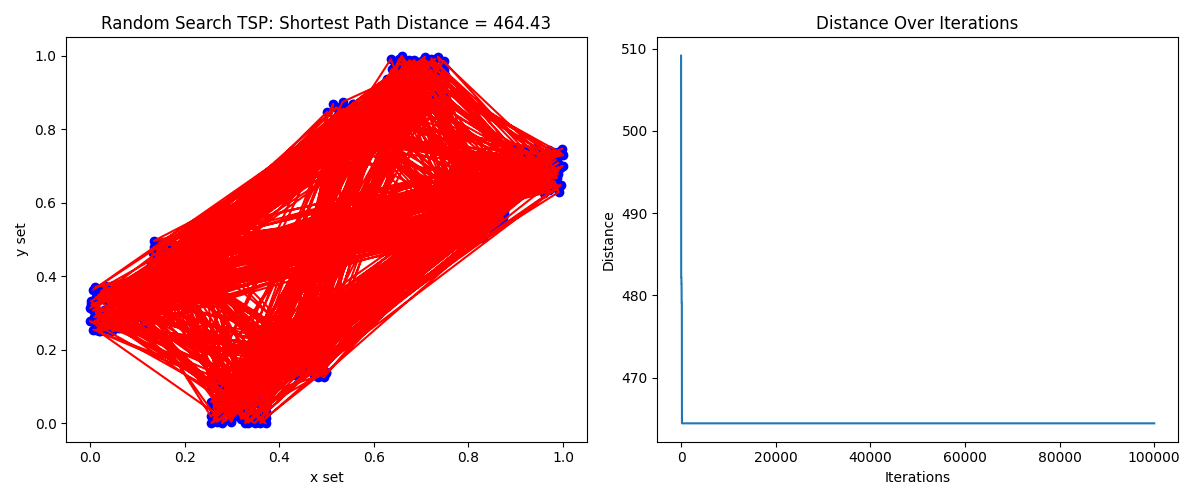

Write Python code to recreate this figure.
import matplotlib.pyplot as plt
import random
import numpy as np
from matplotlib.animation import FuncAnimation

# TSP problem : finding the shortest path to visit all the cities exactly once
# Random Search

# Input Data (1000 Coordinate Points and display it with matplotlib)

x_set = []
y_set = []

with open('tsp.txt', 'r') as file:
    for line in file:
        x, y = map(float, line.strip().split(','))
        x_set.append(x)
        y_set.append(y)


def distance(x1, y1, x2, y2):
    return ((x1 - x2)**2 + (y1 - y2)**2) ** 0.5

def total_distance(order, x_set, y_set):
    dist = 0
    for i in range(len(order) - 1):
        dist += distance(x_set[order[i]], y_set[order[i]], x_set[order[i+1]], y_set[order[i+1]])

    # connect the last city to the first city
    dist += distance(x_set[order[-1]], y_set[order[-1]], x_set[order[0]], y_set[order[0]])

    return dist



def rs_tsp(x_set, y_set, iterations = 100000):
    best_order = list(range(len(x_set))) # shortest order to visit the cities
    best_distance = total_distance(best_order, x_set, y_set)
    distance_over_time = [best_distance]

    for _ in range(iterations):
        random_order = best_order.copy()
        random.shuffle(random_order)
        current_distance = total_distance(random_order, x_set, y_set)

        if current_distance < best_distance:
            best_distance = current_distance
            best_order = random_order
        
        distance_over_time.append(best_distance)

    return best_order, best_distance, distance_over_time

best_order, best_distance, distance_over_time = rs_tsp(x_set, y_set)


# Plotting the cities and the path
plt.figure(figsize=(12, 5))
plt.subplot(1, 2, 1)
plt.scatter(x_set, y_set, color='blue')
plt.plot([x_set[i] for i in best_order] + [x_set[best_order[0]]], 
         [y_set[i] for i in best_order] + [y_set[best_order[0]]], color='red')
plt.title(f"Random Search TSP: Shortest Path Distance = {best_distance:.2f}")
plt.xlabel('x set')
plt.ylabel('y set')

# Plotting the distance over iterations
plt.subplot(1, 2, 2)
plt.plot(distance_over_time)
plt.title("Distance Over Iterations")
plt.xlabel("Iterations")
plt.ylabel("Distance")

plt.tight_layout()
plt.show()

# # Create the figure and axis
# fig, ax = plt.subplots(figsize=(10, 6))
# ax.scatter(x_set, y_set, color='blue')
# line, = ax.plot([], [], color='red')  # This is a line object which will be updated
# ax.set_title("Random Search TSP")
# ax.set_xlabel('x set')
# ax.set_ylabel('y set')

# def init():
#     line.set_data([], [])
#     return line,

# def update(frame):
#     global best_order, best_distance  # make sure to update the global variables
#     for _ in range(10):  # 10 random searches per frame for smoother animation
#         random_order = best_order.copy()
#         random.shuffle(random_order)
#         current_distance = total_distance(random_order, x_set, y_set)
#         if current_distance < best_distance:
#             best_distance = current_distance
#             best_order = random_order
#             # Update line data
#             line.set_data([x_set[i] for i in best_order] + [x_set[best_order[0]]], 
#                           [y_set[i] for i in best_order] + [y_set[best_order[0]]])
#             ax.set_title(f"Random Search TSP: Shortest Path Distance = {best_distance:.2f}")
#     return line,

# # Create the animation
# ani = FuncAnimation(fig, update, frames=1000, init_func=init, blit=True)

# plt.show()
